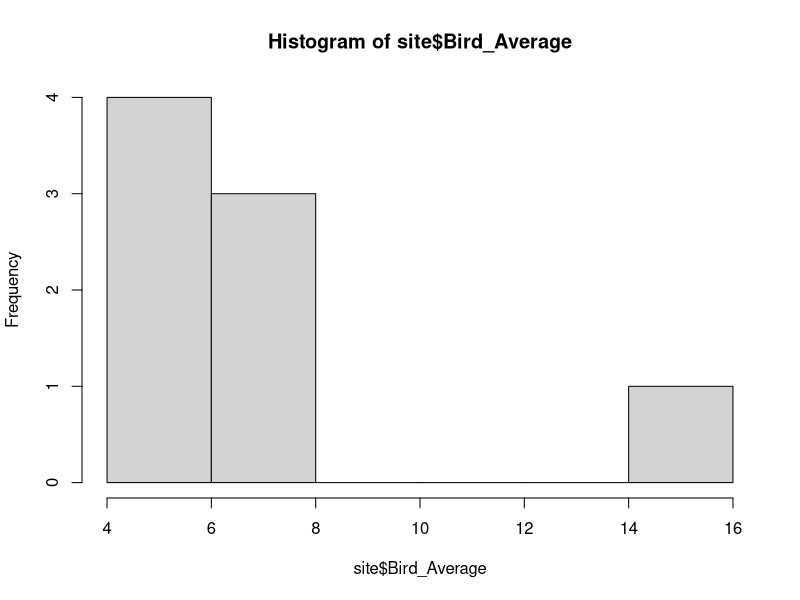
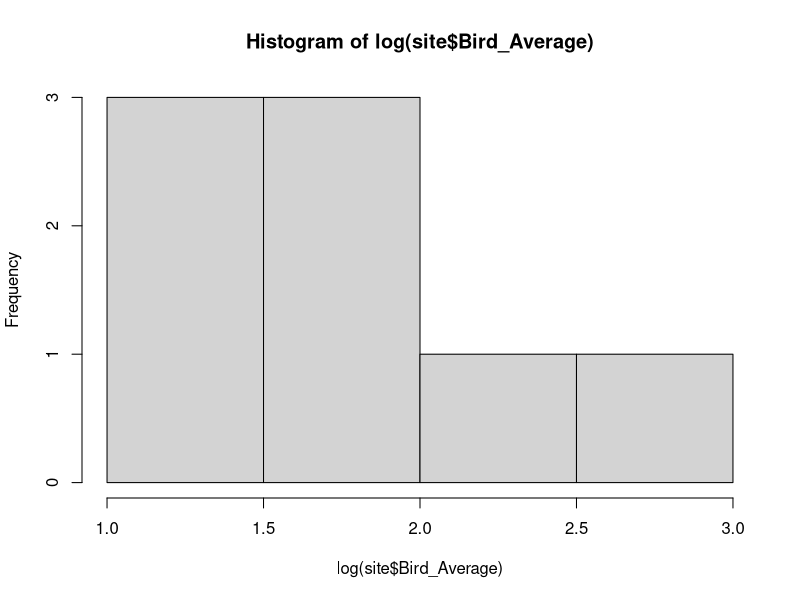
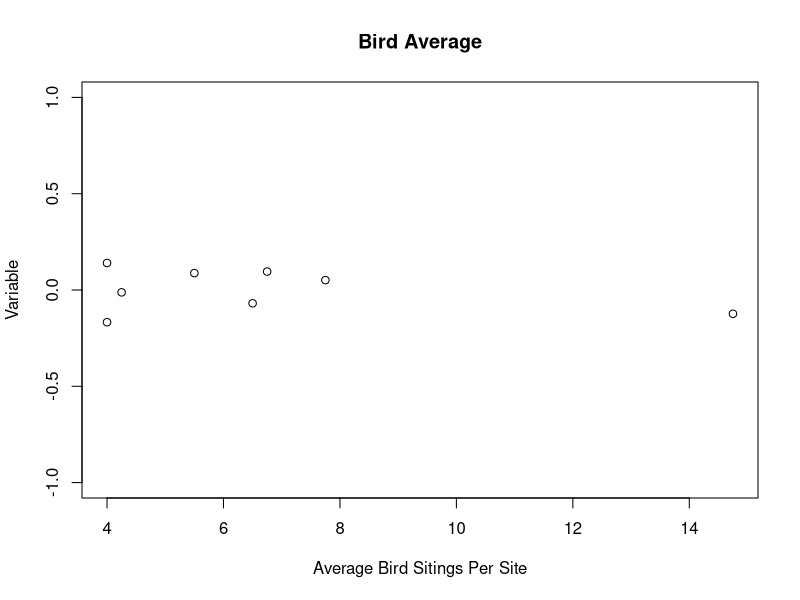
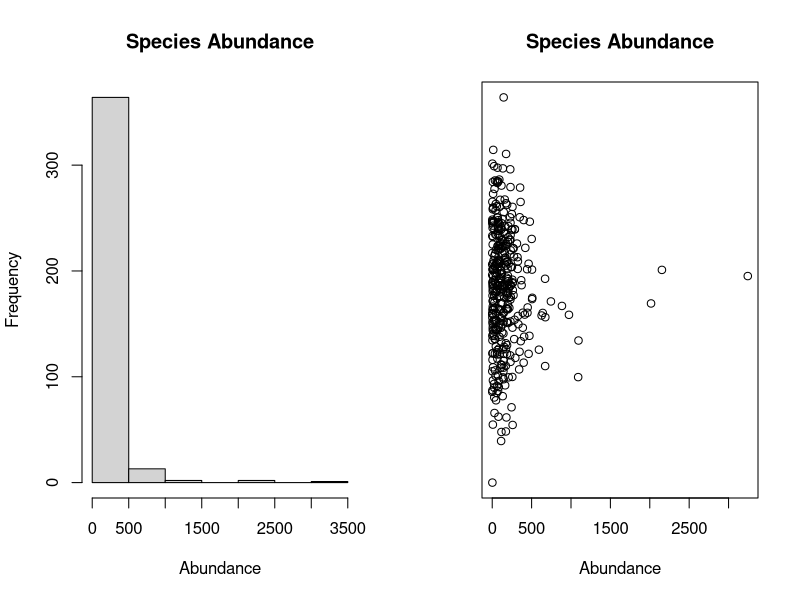
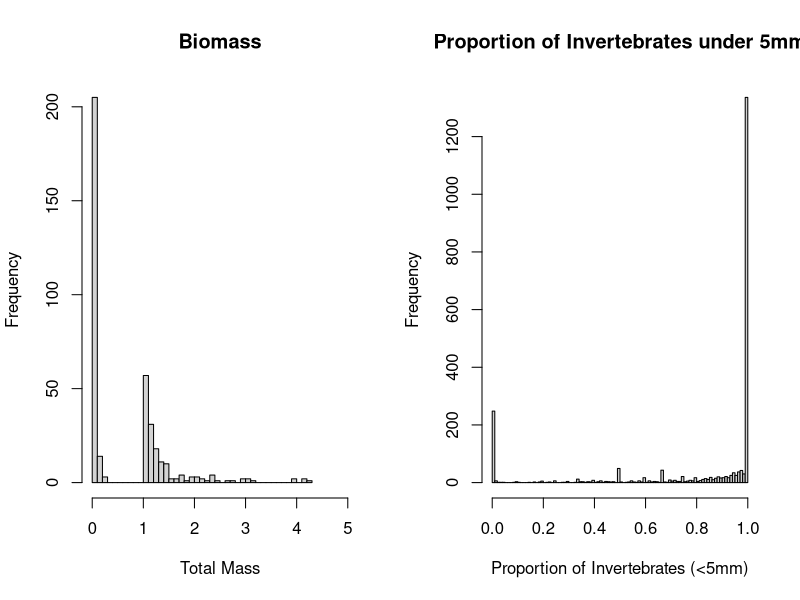
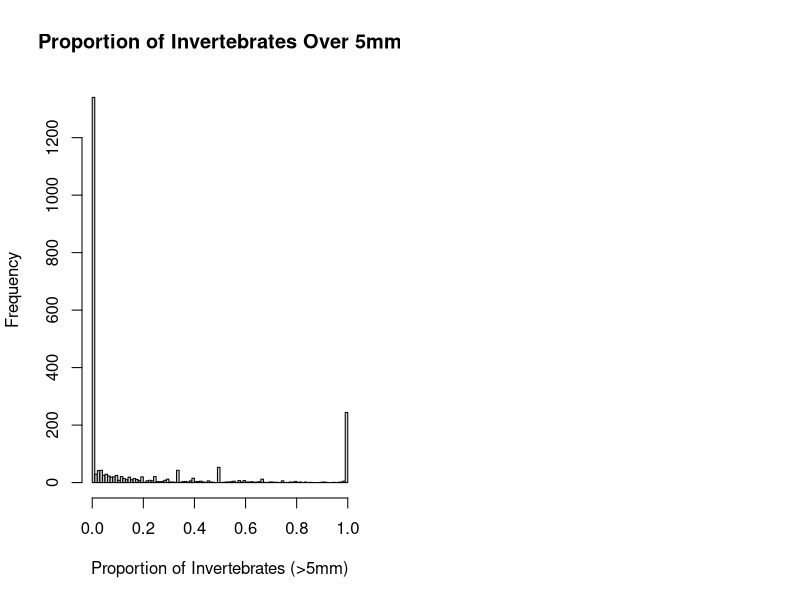

Reproduce these figures in R, in order.
#This script is to explore and understand the Bird data. Looking at the abundance, size, and biomass data and their most fitting distributions
site<-read.csv("./Raw Bird Data/SiteVariables.csv")
hist(site$Bird_Average)
hist(log(site$Bird_Average))
plot(x=site$Bird_Average,y=rnorm(nrow(site),0,0.1),ylim=c(-1,1), main = "Bird Average",ylab = "Variable",xlab="Average Bird Sitings Per Site")
par(mfrow=c(1,2))

#Abundance Histogram and Plot
abundance<-read.csv("./Raw Bird Data/SampleAbundance.csv")
hist(abundance$Total,main="Species Abundance", ylab = "Frequency",xlab="Abundance")
plot(x=abundance$Total,main="Species Abundance",y=rnorm(nrow(abundance),0,0.1),ylab = "",xlab="Abundance", yaxt="n")
#Axes need to be flipped, frequency is on bottom and abundance is on y axis

#Abundance Data Analysis
mean(abundance$Total)
# Total Mean = 167.97
sd(abundance$Total)
# Standard Deviation = 265.09

#Biomass Histogram
biomass<-read.csv("./Raw Bird Data/SampleBiomass.csv")
hist(biomass$Total.mass,main="Biomass",ylab = "Frequency",breaks=50,xlab="Total Mass",xlim=c(0,5))
#DISCOVERY--> Delete anything w/ negative note, handle negative mass values, recalculate ALL total mass

#Body Size Histograms
bodysize<-read.csv("./Raw Bird Data/SampleBodySize.csv")
hist(bodysize$Size.Class..5mm/bodysize$Total.Number, xlim=c(0,1),breaks=100, main="Proportion of Invertebrates under 5mm",xlab="Proportion of Invertebrates (<5mm)")
hist(bodysize$Size.Class..5mm.1/bodysize$Total.Number, xlim=c(0,1),breaks=100, main="Proportion of Invertebrates Over 5mm",xlab="Proportion of Invertebrates (>5mm)")
